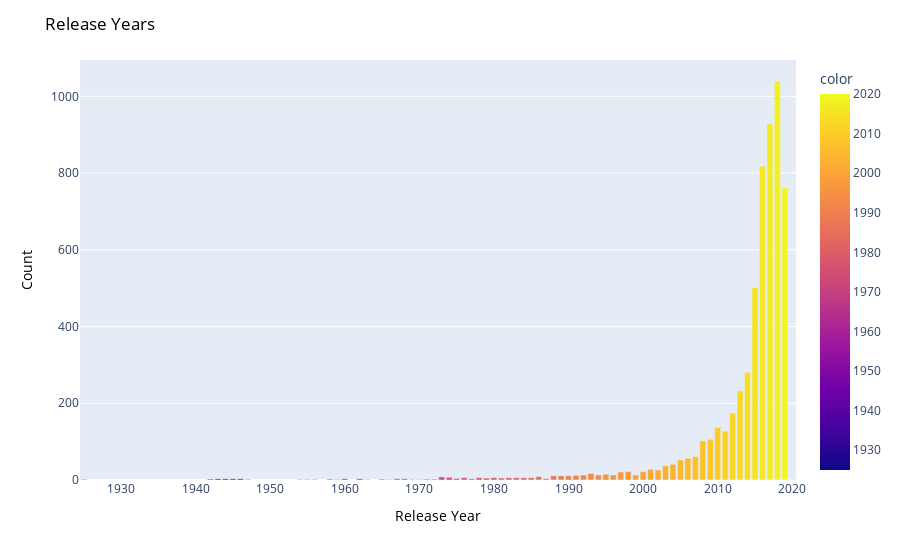

Source (notebook cell):
### Code cell
fig = px.bar(x=df["release_year"].value_counts().index, 
             y=df["release_year"].value_counts().values, 
             color=df["release_year"].value_counts().index)

# Update layout with customized title, axis labels, and background colors

fig.update_layout(
    title={
        'text': "Release Years",
        'font': {'color': 'black'}
    },
    xaxis_title={
        'text': "Release Year",
        'font': {'color': 'black'}
    },
    yaxis_title={
        'text': "Count",
        'font': {'color': 'black'}
    },
          
)

### Figure 1 — Plotly figure (JSON) as saved in the notebook; plotly's stock layout.template omitted (floating-point values rounded to 4 significant figures)
{"data": [{"alignmentgroup": "True", "hovertemplate": "x=%{x}<br>y=%{y}<br>color=%{marker.color}<extra></extra>", "legendgroup": "", "marker": {"color": [2018, 2017, 2016, 2019, 2015, 2014, 2013, 2012, 2010, 2011, 2009, 2008, 2007, 2006, 2005, 2004, 2003, 2001, 2002, 1998, 2000, 1997, 1993, 1995, 1996, 1994, 1992, 1999, 1991, 1990, 1989, 1988, 1986, 1973, 1974, 1980, 1982, 1984, 1985, 1983, 1978, 1976, 1981, 1979, 1975, 1987, 1945, 1962, 1944, 1960, 1977, 1943, 1946, 1967, 1968, 1971, 1942, 1965, 1972, 1958, 1925, 1970, 1959, 1966, 1963, 1969, 1955, 1956, 1947, 2020, 1954], "coloraxis": "coloraxis", "pattern": {"shape": ""}}, "name": "", "offsetgroup": "", "orientation": "v", "showlegend": false, "textposition": "auto", "type": "bar", "x": [2018, 2017, 2016, 2019, 2015, 2014, 2013, 2012, 2010, 2011, 2009, 2008, 2007, 2006, 2005, 2004, 2003, 2001, 2002, 1998, 2000, 1997, 1993, 1995, 1996, 1994, 1992, 1999, 1991, 1990, 1989, 1988, 1986, 1973, 1974, 1980, 1982, 1984, 1985, 1983, 1978, 1976, 1981, 1979, 1975, 1987, 1945, 1962, 1944, 1960, 1977, 1943, 1946, 1967, 1968, 1971, 1942, 1965, 1972, 1958, 1925, 1970, 1959, 1966, 1963, 1969, 1955, 1956, 1947, 2020, 1954], "xaxis": "x", "y": [1040, 928, 818, 762, 502, 281, 232, 174, 137, 127, 106, 102, 61, 57, 52, 41, 37, 28, 26, 22, 22, 21, 17, 15, 13, 13, 13, 13, 12, 11, 11, 11, 9, 8, 7, 6, 6, 6, 6, 6, 6, 6, 5, 5, 4, 4, 3, 3, 3, 3, 3, 3, 3, 3, 3, 2, 2, 2, 2, 2, 1, 1, 1, 1, 1, 1, 1, 1, 1, 1, 1], "yaxis": "y"}], "layout": {"autosize": true, "barmode": "relative", "coloraxis": {"colorbar": {"title": {"text": "color"}}, "colorscale": [[0, "#0d0887"], [0.1111, "#46039f"], [0.2222, "#7201a8"], [0.3333, "#9c179e"], [0.4444, "#bd3786"], [0.5556, "#d8576b"], [0.6667, "#ed7953"], [0.7778, "#fb9f3a"], [0.8889, "#fdca26"], [1, "#f0f921"]]}, "legend": {"tracegroupgap": 0}, "margin": {"t": 60}, "title": {"font": {"color": "black"}, "text": "Release Years"}, "xaxis": {"anchor": "y", "autorange": true, "domain": [0, 1], "range": [1924.0, 2020.0], "title": {"font": {"color": "black"}, "text": "Release Year"}, "type": "linear"}, "yaxis": {"anchor": "x", "autorange": true, "domain": [0, 1], "range": [0, 1095.0], "title": {"font": {"color": "black"}, "text": "Count"}, "type": "linear"}}}
